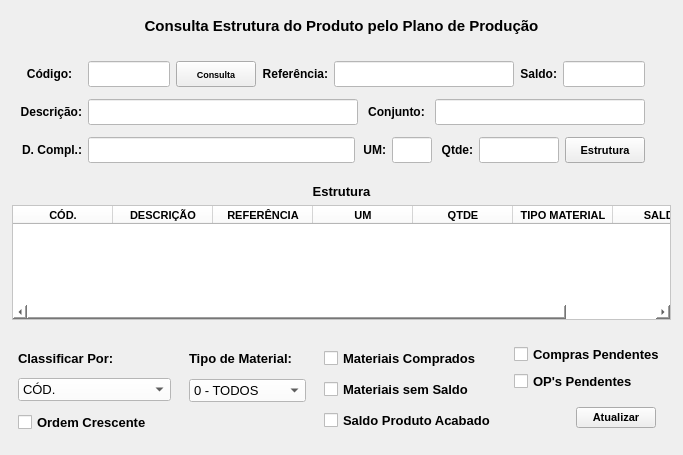
<?xml version="1.0" encoding="UTF-8"?>
<ui version="4.0">
 <class>ConsultaPcp_Prod</class>
 <widget class="QMainWindow" name="ConsultaPcp_Prod">
  <property name="geometry">
   <rect>
    <x>0</x>
    <y>0</y>
    <width>683</width>
    <height>455</height>
   </rect>
  </property>
  <property name="sizePolicy">
   <sizepolicy hsizetype="Preferred" vsizetype="Preferred">
    <horstretch>0</horstretch>
    <verstretch>0</verstretch>
   </sizepolicy>
  </property>
  <property name="maximumSize">
   <size>
    <width>16777215</width>
    <height>16777211</height>
   </size>
  </property>
  <property name="windowTitle">
   <string>PCP - Consulta Produto</string>
  </property>
  <property name="windowIcon">
   <iconset>
    <normaloff>../../../Desktop/Sem título.png</normaloff>../../../Desktop/Sem título.png</iconset>
  </property>
  <widget class="QWidget" name="centralwidget">
   <property name="maximumSize">
    <size>
     <width>16777215</width>
     <height>16777215</height>
    </size>
   </property>
   <layout class="QVBoxLayout" name="verticalLayout">
    <property name="leftMargin">
     <number>6</number>
    </property>
    <property name="topMargin">
     <number>6</number>
    </property>
    <property name="rightMargin">
     <number>6</number>
    </property>
    <property name="bottomMargin">
     <number>6</number>
    </property>
    <item>
     <widget class="QWidget" name="widget_cabecalho" native="true">
      <property name="sizePolicy">
       <sizepolicy hsizetype="Preferred" vsizetype="Fixed">
        <horstretch>0</horstretch>
        <verstretch>0</verstretch>
       </sizepolicy>
      </property>
      <property name="minimumSize">
       <size>
        <width>0</width>
        <height>40</height>
       </size>
      </property>
      <property name="maximumSize">
       <size>
        <width>16777215</width>
        <height>40</height>
       </size>
      </property>
      <property name="styleSheet">
       <string notr="true"/>
      </property>
      <layout class="QHBoxLayout" name="horizontalLayout">
       <property name="spacing">
        <number>0</number>
       </property>
       <property name="leftMargin">
        <number>15</number>
       </property>
       <property name="topMargin">
        <number>6</number>
       </property>
       <property name="rightMargin">
        <number>15</number>
       </property>
       <property name="bottomMargin">
        <number>6</number>
       </property>
       <item>
        <widget class="QLabel" name="label_13">
         <property name="sizePolicy">
          <sizepolicy hsizetype="Minimum" vsizetype="Preferred">
           <horstretch>0</horstretch>
           <verstretch>0</verstretch>
          </sizepolicy>
         </property>
         <property name="minimumSize">
          <size>
           <width>300</width>
           <height>0</height>
          </size>
         </property>
         <property name="font">
          <font>
           <pointsize>11</pointsize>
           <weight>75</weight>
           <bold>true</bold>
          </font>
         </property>
         <property name="text">
          <string>Consulta Estrutura do Produto pelo Plano de Produção</string>
         </property>
         <property name="alignment">
          <set>Qt::AlignCenter</set>
         </property>
        </widget>
       </item>
      </layout>
     </widget>
    </item>
    <item>
     <widget class="QWidget" name="widget" native="true">
      <property name="minimumSize">
       <size>
        <width>0</width>
        <height>0</height>
       </size>
      </property>
      <property name="maximumSize">
       <size>
        <width>16777215</width>
        <height>16777215</height>
       </size>
      </property>
      <layout class="QHBoxLayout" name="horizontalLayout_2">
       <property name="leftMargin">
        <number>0</number>
       </property>
       <property name="topMargin">
        <number>0</number>
       </property>
       <property name="rightMargin">
        <number>0</number>
       </property>
       <property name="bottomMargin">
        <number>0</number>
       </property>
       <item>
        <widget class="QWidget" name="widget_Cor1" native="true">
         <property name="minimumSize">
          <size>
           <width>0</width>
           <height>120</height>
          </size>
         </property>
         <property name="maximumSize">
          <size>
           <width>650</width>
           <height>120</height>
          </size>
         </property>
         <property name="styleSheet">
          <string notr="true"/>
         </property>
         <layout class="QVBoxLayout" name="verticalLayout_7">
          <property name="leftMargin">
           <number>6</number>
          </property>
          <property name="topMargin">
           <number>6</number>
          </property>
          <property name="rightMargin">
           <number>6</number>
          </property>
          <property name="bottomMargin">
           <number>6</number>
          </property>
          <item>
           <widget class="QWidget" name="widget_10" native="true">
            <layout class="QHBoxLayout" name="horizontalLayout_4">
             <property name="leftMargin">
              <number>5</number>
             </property>
             <property name="topMargin">
              <number>3</number>
             </property>
             <property name="rightMargin">
              <number>5</number>
             </property>
             <property name="bottomMargin">
              <number>3</number>
             </property>
             <item>
              <widget class="QLabel" name="label_12">
               <property name="minimumSize">
                <size>
                 <width>65</width>
                 <height>0</height>
                </size>
               </property>
               <property name="maximumSize">
                <size>
                 <width>65</width>
                 <height>16777215</height>
                </size>
               </property>
               <property name="font">
                <font>
                 <pointsize>9</pointsize>
                 <weight>75</weight>
                 <bold>true</bold>
                </font>
               </property>
               <property name="text">
                <string>Código:</string>
               </property>
               <property name="alignment">
                <set>Qt::AlignCenter</set>
               </property>
              </widget>
             </item>
             <item>
              <widget class="QLineEdit" name="line_Codigo">
               <property name="sizePolicy">
                <sizepolicy hsizetype="Preferred" vsizetype="Preferred">
                 <horstretch>0</horstretch>
                 <verstretch>0</verstretch>
                </sizepolicy>
               </property>
               <property name="font">
                <font>
                 <pointsize>9</pointsize>
                </font>
               </property>
               <property name="styleSheet">
                <string notr="true">background-color: rgb(255, 255, 255);</string>
               </property>
               <property name="alignment">
                <set>Qt::AlignCenter</set>
               </property>
              </widget>
             </item>
             <item>
              <widget class="QPushButton" name="btn_Consultar_Cod">
               <property name="sizePolicy">
                <sizepolicy hsizetype="Preferred" vsizetype="Preferred">
                 <horstretch>0</horstretch>
                 <verstretch>0</verstretch>
                </sizepolicy>
               </property>
               <property name="font">
                <font>
                 <pointsize>7</pointsize>
                 <weight>75</weight>
                 <bold>true</bold>
                </font>
               </property>
               <property name="cursor">
                <cursorShape>PointingHandCursor</cursorShape>
               </property>
               <property name="text">
                <string>Consulta</string>
               </property>
              </widget>
             </item>
             <item>
              <widget class="QLabel" name="label_16">
               <property name="font">
                <font>
                 <pointsize>9</pointsize>
                 <weight>75</weight>
                 <bold>true</bold>
                </font>
               </property>
               <property name="text">
                <string>Referência:</string>
               </property>
               <property name="alignment">
                <set>Qt::AlignRight|Qt::AlignTrailing|Qt::AlignVCenter</set>
               </property>
              </widget>
             </item>
             <item>
              <widget class="QLineEdit" name="line_Ref">
               <property name="sizePolicy">
                <sizepolicy hsizetype="Preferred" vsizetype="Preferred">
                 <horstretch>0</horstretch>
                 <verstretch>0</verstretch>
                </sizepolicy>
               </property>
               <property name="minimumSize">
                <size>
                 <width>180</width>
                 <height>0</height>
                </size>
               </property>
               <property name="maximumSize">
                <size>
                 <width>16777215</width>
                 <height>16777215</height>
                </size>
               </property>
               <property name="font">
                <font>
                 <pointsize>9</pointsize>
                </font>
               </property>
               <property name="styleSheet">
                <string notr="true">background-color: rgb(255, 255, 255);</string>
               </property>
               <property name="readOnly">
                <bool>true</bool>
               </property>
              </widget>
             </item>
             <item>
              <widget class="QLabel" name="label_18">
               <property name="font">
                <font>
                 <pointsize>9</pointsize>
                 <weight>75</weight>
                 <bold>true</bold>
                </font>
               </property>
               <property name="text">
                <string>Saldo:</string>
               </property>
               <property name="alignment">
                <set>Qt::AlignRight|Qt::AlignTrailing|Qt::AlignVCenter</set>
               </property>
              </widget>
             </item>
             <item>
              <widget class="QLineEdit" name="line_Saldo">
               <property name="sizePolicy">
                <sizepolicy hsizetype="Preferred" vsizetype="Preferred">
                 <horstretch>0</horstretch>
                 <verstretch>0</verstretch>
                </sizepolicy>
               </property>
               <property name="font">
                <font>
                 <pointsize>9</pointsize>
                </font>
               </property>
               <property name="cursor">
                <cursorShape>IBeamCursor</cursorShape>
               </property>
               <property name="styleSheet">
                <string notr="true">background-color: rgb(255, 255, 255);</string>
               </property>
               <property name="inputMask">
                <string/>
               </property>
               <property name="text">
                <string/>
               </property>
               <property name="frame">
                <bool>true</bool>
               </property>
               <property name="echoMode">
                <enum>QLineEdit::Normal</enum>
               </property>
               <property name="alignment">
                <set>Qt::AlignCenter</set>
               </property>
               <property name="readOnly">
                <bool>true</bool>
               </property>
              </widget>
             </item>
            </layout>
           </widget>
          </item>
          <item>
           <widget class="QWidget" name="widget_11" native="true">
            <layout class="QHBoxLayout" name="horizontalLayout_5">
             <property name="leftMargin">
              <number>5</number>
             </property>
             <property name="topMargin">
              <number>3</number>
             </property>
             <property name="rightMargin">
              <number>5</number>
             </property>
             <property name="bottomMargin">
              <number>3</number>
             </property>
             <item>
              <widget class="QLabel" name="label_15">
               <property name="minimumSize">
                <size>
                 <width>65</width>
                 <height>0</height>
                </size>
               </property>
               <property name="maximumSize">
                <size>
                 <width>65</width>
                 <height>16777215</height>
                </size>
               </property>
               <property name="font">
                <font>
                 <pointsize>9</pointsize>
                 <weight>75</weight>
                 <bold>true</bold>
                </font>
               </property>
               <property name="text">
                <string>Descrição:</string>
               </property>
               <property name="alignment">
                <set>Qt::AlignRight|Qt::AlignTrailing|Qt::AlignVCenter</set>
               </property>
              </widget>
             </item>
             <item>
              <widget class="QLineEdit" name="line_Descricao">
               <property name="sizePolicy">
                <sizepolicy hsizetype="Preferred" vsizetype="Preferred">
                 <horstretch>0</horstretch>
                 <verstretch>0</verstretch>
                </sizepolicy>
               </property>
               <property name="font">
                <font>
                 <pointsize>9</pointsize>
                </font>
               </property>
               <property name="styleSheet">
                <string notr="true">background-color: rgb(255, 255, 255);</string>
               </property>
               <property name="readOnly">
                <bool>true</bool>
               </property>
              </widget>
             </item>
             <item>
              <widget class="QLabel" name="label_20">
               <property name="minimumSize">
                <size>
                 <width>65</width>
                 <height>0</height>
                </size>
               </property>
               <property name="maximumSize">
                <size>
                 <width>65</width>
                 <height>16777215</height>
                </size>
               </property>
               <property name="font">
                <font>
                 <pointsize>9</pointsize>
                 <weight>75</weight>
                 <bold>true</bold>
                </font>
               </property>
               <property name="text">
                <string>Conjunto:</string>
               </property>
               <property name="alignment">
                <set>Qt::AlignCenter</set>
               </property>
              </widget>
             </item>
             <item>
              <widget class="QLineEdit" name="line_Conjunto">
               <property name="sizePolicy">
                <sizepolicy hsizetype="Preferred" vsizetype="Preferred">
                 <horstretch>0</horstretch>
                 <verstretch>0</verstretch>
                </sizepolicy>
               </property>
               <property name="minimumSize">
                <size>
                 <width>210</width>
                 <height>0</height>
                </size>
               </property>
               <property name="maximumSize">
                <size>
                 <width>210</width>
                 <height>16777215</height>
                </size>
               </property>
               <property name="font">
                <font>
                 <pointsize>9</pointsize>
                </font>
               </property>
               <property name="styleSheet">
                <string notr="true">background-color: rgb(255, 255, 255);</string>
               </property>
               <property name="alignment">
                <set>Qt::AlignCenter</set>
               </property>
               <property name="readOnly">
                <bool>true</bool>
               </property>
              </widget>
             </item>
            </layout>
           </widget>
          </item>
          <item>
           <widget class="QWidget" name="widget_12" native="true">
            <layout class="QHBoxLayout" name="horizontalLayout_6">
             <property name="spacing">
              <number>6</number>
             </property>
             <property name="leftMargin">
              <number>5</number>
             </property>
             <property name="topMargin">
              <number>3</number>
             </property>
             <property name="rightMargin">
              <number>5</number>
             </property>
             <property name="bottomMargin">
              <number>3</number>
             </property>
             <item>
              <widget class="QLabel" name="label_22">
               <property name="minimumSize">
                <size>
                 <width>65</width>
                 <height>0</height>
                </size>
               </property>
               <property name="maximumSize">
                <size>
                 <width>65</width>
                 <height>16777215</height>
                </size>
               </property>
               <property name="font">
                <font>
                 <pointsize>9</pointsize>
                 <weight>75</weight>
                 <bold>true</bold>
                </font>
               </property>
               <property name="text">
                <string>D. Compl.:</string>
               </property>
               <property name="alignment">
                <set>Qt::AlignRight|Qt::AlignTrailing|Qt::AlignVCenter</set>
               </property>
              </widget>
             </item>
             <item>
              <widget class="QLineEdit" name="line_Compl">
               <property name="sizePolicy">
                <sizepolicy hsizetype="Preferred" vsizetype="Preferred">
                 <horstretch>0</horstretch>
                 <verstretch>0</verstretch>
                </sizepolicy>
               </property>
               <property name="font">
                <font>
                 <pointsize>9</pointsize>
                </font>
               </property>
               <property name="styleSheet">
                <string notr="true">background-color: rgb(255, 255, 255);</string>
               </property>
               <property name="readOnly">
                <bool>true</bool>
               </property>
              </widget>
             </item>
             <item>
              <widget class="QLabel" name="label_19">
               <property name="minimumSize">
                <size>
                 <width>25</width>
                 <height>0</height>
                </size>
               </property>
               <property name="maximumSize">
                <size>
                 <width>25</width>
                 <height>16777215</height>
                </size>
               </property>
               <property name="font">
                <font>
                 <pointsize>9</pointsize>
                 <weight>75</weight>
                 <bold>true</bold>
                </font>
               </property>
               <property name="text">
                <string>UM:</string>
               </property>
               <property name="alignment">
                <set>Qt::AlignRight|Qt::AlignTrailing|Qt::AlignVCenter</set>
               </property>
              </widget>
             </item>
             <item>
              <widget class="QLineEdit" name="line_UM">
               <property name="sizePolicy">
                <sizepolicy hsizetype="Preferred" vsizetype="Preferred">
                 <horstretch>0</horstretch>
                 <verstretch>0</verstretch>
                </sizepolicy>
               </property>
               <property name="minimumSize">
                <size>
                 <width>40</width>
                 <height>0</height>
                </size>
               </property>
               <property name="maximumSize">
                <size>
                 <width>40</width>
                 <height>16777215</height>
                </size>
               </property>
               <property name="font">
                <font>
                 <pointsize>9</pointsize>
                </font>
               </property>
               <property name="cursor">
                <cursorShape>IBeamCursor</cursorShape>
               </property>
               <property name="styleSheet">
                <string notr="true">background-color: rgb(255, 255, 255);</string>
               </property>
               <property name="inputMask">
                <string/>
               </property>
               <property name="text">
                <string/>
               </property>
               <property name="frame">
                <bool>true</bool>
               </property>
               <property name="echoMode">
                <enum>QLineEdit::Normal</enum>
               </property>
               <property name="alignment">
                <set>Qt::AlignCenter</set>
               </property>
               <property name="readOnly">
                <bool>true</bool>
               </property>
              </widget>
             </item>
             <item>
              <widget class="QLabel" name="label_14">
               <property name="minimumSize">
                <size>
                 <width>35</width>
                 <height>0</height>
                </size>
               </property>
               <property name="maximumSize">
                <size>
                 <width>35</width>
                 <height>16777215</height>
                </size>
               </property>
               <property name="font">
                <font>
                 <pointsize>9</pointsize>
                 <weight>75</weight>
                 <bold>true</bold>
                </font>
               </property>
               <property name="text">
                <string>Qtde:</string>
               </property>
               <property name="alignment">
                <set>Qt::AlignRight|Qt::AlignTrailing|Qt::AlignVCenter</set>
               </property>
              </widget>
             </item>
             <item>
              <widget class="QLineEdit" name="line_Qtde">
               <property name="sizePolicy">
                <sizepolicy hsizetype="Preferred" vsizetype="Preferred">
                 <horstretch>0</horstretch>
                 <verstretch>0</verstretch>
                </sizepolicy>
               </property>
               <property name="minimumSize">
                <size>
                 <width>80</width>
                 <height>0</height>
                </size>
               </property>
               <property name="maximumSize">
                <size>
                 <width>80</width>
                 <height>16777215</height>
                </size>
               </property>
               <property name="font">
                <font>
                 <pointsize>9</pointsize>
                </font>
               </property>
               <property name="cursor">
                <cursorShape>IBeamCursor</cursorShape>
               </property>
               <property name="styleSheet">
                <string notr="true">background-color: rgb(255, 255, 255);</string>
               </property>
               <property name="inputMask">
                <string/>
               </property>
               <property name="text">
                <string/>
               </property>
               <property name="frame">
                <bool>true</bool>
               </property>
               <property name="echoMode">
                <enum>QLineEdit::Normal</enum>
               </property>
               <property name="alignment">
                <set>Qt::AlignCenter</set>
               </property>
              </widget>
             </item>
             <item>
              <widget class="QPushButton" name="btn_Consulta_Estrut">
               <property name="sizePolicy">
                <sizepolicy hsizetype="Preferred" vsizetype="Preferred">
                 <horstretch>0</horstretch>
                 <verstretch>0</verstretch>
                </sizepolicy>
               </property>
               <property name="minimumSize">
                <size>
                 <width>80</width>
                 <height>0</height>
                </size>
               </property>
               <property name="maximumSize">
                <size>
                 <width>80</width>
                 <height>16777215</height>
                </size>
               </property>
               <property name="font">
                <font>
                 <pointsize>8</pointsize>
                 <weight>75</weight>
                 <bold>true</bold>
                </font>
               </property>
               <property name="cursor">
                <cursorShape>PointingHandCursor</cursorShape>
               </property>
               <property name="layoutDirection">
                <enum>Qt::LeftToRight</enum>
               </property>
               <property name="autoFillBackground">
                <bool>false</bool>
               </property>
               <property name="text">
                <string>Estrutura</string>
               </property>
               <property name="checkable">
                <bool>false</bool>
               </property>
               <property name="autoDefault">
                <bool>false</bool>
               </property>
               <property name="default">
                <bool>false</bool>
               </property>
               <property name="flat">
                <bool>false</bool>
               </property>
              </widget>
             </item>
            </layout>
           </widget>
          </item>
         </layout>
        </widget>
       </item>
       <item>
        <widget class="QWidget" name="widget_9" native="true"/>
       </item>
      </layout>
     </widget>
    </item>
    <item>
     <widget class="QWidget" name="widget_Cor2" native="true">
      <property name="styleSheet">
       <string notr="true"/>
      </property>
      <layout class="QVBoxLayout" name="verticalLayout_2">
       <property name="leftMargin">
        <number>6</number>
       </property>
       <property name="topMargin">
        <number>6</number>
       </property>
       <property name="rightMargin">
        <number>6</number>
       </property>
       <property name="bottomMargin">
        <number>6</number>
       </property>
       <item>
        <widget class="QLabel" name="label_Titulo">
         <property name="font">
          <font>
           <pointsize>10</pointsize>
           <weight>75</weight>
           <bold>true</bold>
          </font>
         </property>
         <property name="text">
          <string>Estrutura</string>
         </property>
         <property name="alignment">
          <set>Qt::AlignCenter</set>
         </property>
        </widget>
       </item>
       <item>
        <widget class="QTableWidget" name="table_Estrutura">
         <property name="font">
          <font>
           <pointsize>8</pointsize>
          </font>
         </property>
         <property name="styleSheet">
          <string notr="true">background-color: rgb(255, 255, 255);</string>
         </property>
         <column>
          <property name="text">
           <string>CÓD.</string>
          </property>
          <property name="font">
           <font>
            <family>MS Shell Dlg 2</family>
            <pointsize>8</pointsize>
            <weight>75</weight>
            <bold>true</bold>
           </font>
          </property>
          <property name="textAlignment">
           <set>AlignCenter</set>
          </property>
         </column>
         <column>
          <property name="text">
           <string>DESCRIÇÃO</string>
          </property>
          <property name="font">
           <font>
            <weight>75</weight>
            <bold>true</bold>
           </font>
          </property>
          <property name="textAlignment">
           <set>AlignCenter</set>
          </property>
         </column>
         <column>
          <property name="text">
           <string>REFERÊNCIA</string>
          </property>
          <property name="font">
           <font>
            <weight>75</weight>
            <bold>true</bold>
           </font>
          </property>
          <property name="textAlignment">
           <set>AlignCenter</set>
          </property>
         </column>
         <column>
          <property name="text">
           <string>UM</string>
          </property>
          <property name="font">
           <font>
            <weight>75</weight>
            <bold>true</bold>
           </font>
          </property>
          <property name="textAlignment">
           <set>AlignCenter</set>
          </property>
         </column>
         <column>
          <property name="text">
           <string>QTDE</string>
          </property>
          <property name="font">
           <font>
            <weight>75</weight>
            <bold>true</bold>
           </font>
          </property>
          <property name="textAlignment">
           <set>AlignCenter</set>
          </property>
         </column>
         <column>
          <property name="text">
           <string>TIPO MATERIAL</string>
          </property>
          <property name="font">
           <font>
            <family>MS Shell Dlg 2</family>
            <pointsize>8</pointsize>
            <weight>75</weight>
            <bold>true</bold>
           </font>
          </property>
          <property name="textAlignment">
           <set>AlignCenter</set>
          </property>
         </column>
         <column>
          <property name="text">
           <string>SALDO</string>
          </property>
          <property name="font">
           <font>
            <weight>75</weight>
            <bold>true</bold>
           </font>
          </property>
          <property name="textAlignment">
           <set>AlignCenter</set>
          </property>
         </column>
        </widget>
       </item>
      </layout>
     </widget>
    </item>
    <item>
     <widget class="QWidget" name="widget_Cor3" native="true">
      <property name="minimumSize">
       <size>
        <width>0</width>
        <height>0</height>
       </size>
      </property>
      <property name="maximumSize">
       <size>
        <width>16777215</width>
        <height>16777215</height>
       </size>
      </property>
      <property name="styleSheet">
       <string notr="true"/>
      </property>
      <layout class="QHBoxLayout" name="horizontalLayout_3">
       <property name="leftMargin">
        <number>6</number>
       </property>
       <property name="topMargin">
        <number>6</number>
       </property>
       <property name="rightMargin">
        <number>6</number>
       </property>
       <property name="bottomMargin">
        <number>6</number>
       </property>
       <item>
        <widget class="QWidget" name="widget_5" native="true">
         <layout class="QVBoxLayout" name="verticalLayout_3">
          <property name="leftMargin">
           <number>6</number>
          </property>
          <property name="topMargin">
           <number>6</number>
          </property>
          <property name="rightMargin">
           <number>6</number>
          </property>
          <property name="bottomMargin">
           <number>6</number>
          </property>
          <item>
           <widget class="QLabel" name="label_25">
            <property name="font">
             <font>
              <pointsize>10</pointsize>
              <weight>75</weight>
              <bold>true</bold>
             </font>
            </property>
            <property name="text">
             <string>Classificar Por:</string>
            </property>
            <property name="alignment">
             <set>Qt::AlignLeading|Qt::AlignLeft|Qt::AlignVCenter</set>
            </property>
           </widget>
          </item>
          <item>
           <widget class="QComboBox" name="combo_Classifica">
            <property name="font">
             <font>
              <pointsize>10</pointsize>
             </font>
            </property>
            <property name="styleSheet">
             <string notr="true">background-color: rgb(255, 255, 255);</string>
            </property>
            <item>
             <property name="text">
              <string>CÓD.</string>
             </property>
            </item>
            <item>
             <property name="text">
              <string>DESCRIÇÃO</string>
             </property>
            </item>
            <item>
             <property name="text">
              <string>REFERÊNCIA</string>
             </property>
            </item>
            <item>
             <property name="text">
              <string>UM</string>
             </property>
            </item>
            <item>
             <property name="text">
              <string>QTDE</string>
             </property>
            </item>
            <item>
             <property name="text">
              <string>TIPO DE MATERIAL</string>
             </property>
            </item>
            <item>
             <property name="text">
              <string>SALDO</string>
             </property>
            </item>
           </widget>
          </item>
          <item>
           <widget class="QCheckBox" name="checkBox_Crescente">
            <property name="minimumSize">
             <size>
              <width>0</width>
              <height>30</height>
             </size>
            </property>
            <property name="sizeIncrement">
             <size>
              <width>0</width>
              <height>30</height>
             </size>
            </property>
            <property name="font">
             <font>
              <pointsize>10</pointsize>
              <weight>75</weight>
              <bold>true</bold>
             </font>
            </property>
            <property name="text">
             <string>Ordem Crescente</string>
            </property>
           </widget>
          </item>
         </layout>
        </widget>
       </item>
       <item>
        <widget class="QWidget" name="widget_6" native="true">
         <layout class="QVBoxLayout" name="verticalLayout_4">
          <property name="leftMargin">
           <number>6</number>
          </property>
          <property name="topMargin">
           <number>6</number>
          </property>
          <property name="rightMargin">
           <number>6</number>
          </property>
          <property name="bottomMargin">
           <number>6</number>
          </property>
          <item>
           <widget class="QLabel" name="label_24">
            <property name="font">
             <font>
              <pointsize>10</pointsize>
              <weight>75</weight>
              <bold>true</bold>
             </font>
            </property>
            <property name="text">
             <string>Tipo de Material:</string>
            </property>
            <property name="alignment">
             <set>Qt::AlignLeading|Qt::AlignLeft|Qt::AlignVCenter</set>
            </property>
           </widget>
          </item>
          <item>
           <widget class="QComboBox" name="combo_Tipo">
            <property name="enabled">
             <bool>true</bool>
            </property>
            <property name="font">
             <font>
              <pointsize>10</pointsize>
             </font>
            </property>
            <property name="styleSheet">
             <string notr="true">background-color: rgb(255, 255, 255);</string>
            </property>
            <item>
             <property name="text">
              <string>0 - TODOS</string>
             </property>
            </item>
           </widget>
          </item>
          <item>
           <widget class="QLabel" name="label_2">
            <property name="text">
             <string/>
            </property>
           </widget>
          </item>
         </layout>
        </widget>
       </item>
       <item>
        <widget class="QWidget" name="widget_7" native="true">
         <layout class="QVBoxLayout" name="verticalLayout_5">
          <property name="leftMargin">
           <number>6</number>
          </property>
          <property name="topMargin">
           <number>6</number>
          </property>
          <property name="rightMargin">
           <number>6</number>
          </property>
          <property name="bottomMargin">
           <number>6</number>
          </property>
          <item>
           <widget class="QCheckBox" name="checkBox_Comprados">
            <property name="font">
             <font>
              <pointsize>10</pointsize>
              <weight>75</weight>
              <bold>true</bold>
             </font>
            </property>
            <property name="text">
             <string>Materiais Comprados</string>
            </property>
           </widget>
          </item>
          <item>
           <widget class="QCheckBox" name="checkBox_Sem_Saldo">
            <property name="font">
             <font>
              <pointsize>10</pointsize>
              <weight>75</weight>
              <bold>true</bold>
             </font>
            </property>
            <property name="text">
             <string>Materiais sem Saldo</string>
            </property>
           </widget>
          </item>
          <item>
           <widget class="QCheckBox" name="checkBox_Saldo_Acabado">
            <property name="font">
             <font>
              <pointsize>10</pointsize>
              <weight>75</weight>
              <bold>true</bold>
             </font>
            </property>
            <property name="text">
             <string>Saldo Produto Acabado</string>
            </property>
           </widget>
          </item>
         </layout>
        </widget>
       </item>
       <item>
        <widget class="QWidget" name="widget_8" native="true">
         <layout class="QVBoxLayout" name="verticalLayout_6">
          <property name="leftMargin">
           <number>6</number>
          </property>
          <property name="topMargin">
           <number>6</number>
          </property>
          <property name="rightMargin">
           <number>6</number>
          </property>
          <property name="bottomMargin">
           <number>6</number>
          </property>
          <item>
           <widget class="QCheckBox" name="checkBox_Compra_Pend">
            <property name="font">
             <font>
              <pointsize>10</pointsize>
              <weight>75</weight>
              <bold>true</bold>
             </font>
            </property>
            <property name="text">
             <string>Compras Pendentes</string>
            </property>
           </widget>
          </item>
          <item>
           <widget class="QCheckBox" name="checkBox_OP_Pend">
            <property name="font">
             <font>
              <pointsize>10</pointsize>
              <weight>75</weight>
              <bold>true</bold>
             </font>
            </property>
            <property name="text">
             <string>OP's Pendentes</string>
            </property>
           </widget>
          </item>
          <item>
           <widget class="QWidget" name="widget_2" native="true">
            <layout class="QHBoxLayout" name="horizontalLayout_7">
             <item>
              <widget class="QLabel" name="label">
               <property name="text">
                <string/>
               </property>
              </widget>
             </item>
             <item>
              <widget class="QPushButton" name="btn_Atualizar">
               <property name="font">
                <font>
                 <pointsize>8</pointsize>
                 <weight>75</weight>
                 <bold>true</bold>
                </font>
               </property>
               <property name="cursor">
                <cursorShape>PointingHandCursor</cursorShape>
               </property>
               <property name="layoutDirection">
                <enum>Qt::LeftToRight</enum>
               </property>
               <property name="autoFillBackground">
                <bool>false</bool>
               </property>
               <property name="text">
                <string>Atualizar</string>
               </property>
               <property name="checkable">
                <bool>false</bool>
               </property>
               <property name="autoDefault">
                <bool>false</bool>
               </property>
               <property name="default">
                <bool>false</bool>
               </property>
               <property name="flat">
                <bool>false</bool>
               </property>
              </widget>
             </item>
            </layout>
           </widget>
          </item>
         </layout>
        </widget>
       </item>
      </layout>
     </widget>
    </item>
   </layout>
  </widget>
 </widget>
 <resources/>
 <connections/>
</ui>
